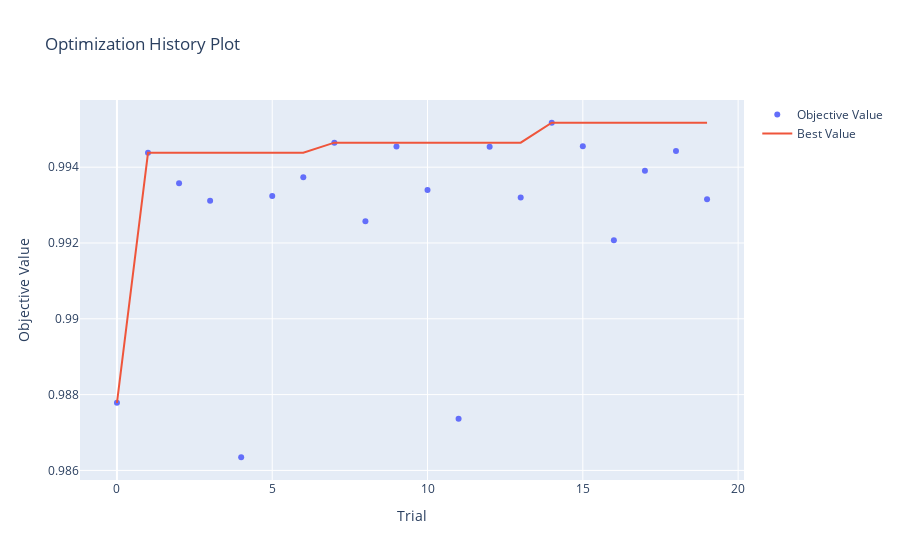
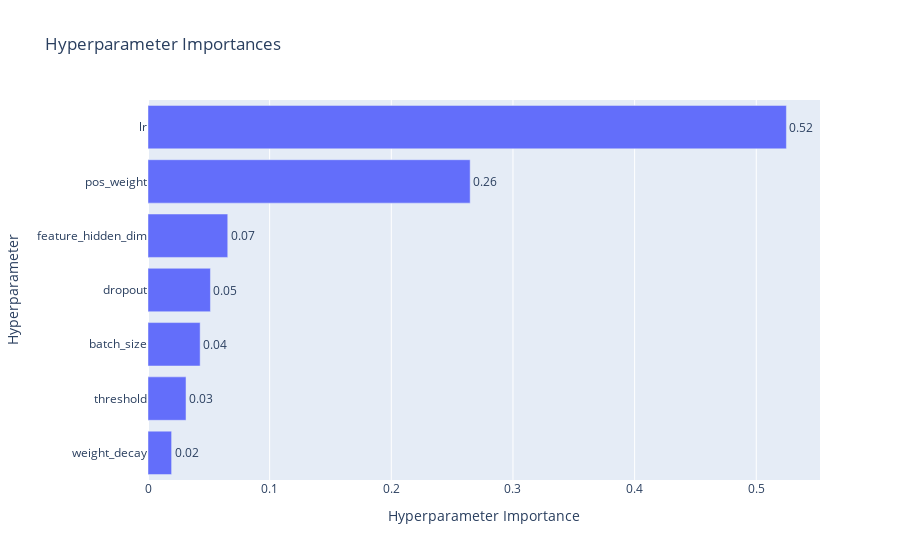

Notebook cell for these charts, in order:
### Code cell
fig = optuna.visualization.plot_optimization_history(mlp_study)
fig.show()

fig = optuna.visualization.plot_param_importances(mlp_study)
fig.show()

### Figure 1 — Plotly figure (JSON) as saved in the notebook; plotly's stock layout.template omitted (floating-point values rounded to 4 significant figures)
{"data": [{"mode": "markers", "name": "Objective Value", "type": "scatter", "x": [0, 1, 2, 3, 4, 5, 6, 7, 8, 9, 10, 11, 12, 13, 14, 15, 16, 17, 18, 19], "y": [0.9878, 0.9944, 0.9936, 0.9931, 0.9863, 0.9932, 0.9937, 0.9946, 0.9926, 0.9945, 0.9934, 0.9874, 0.9945, 0.9932, 0.9952, 0.9945, 0.9921, 0.9939, 0.9944, 0.9932]}, {"mode": "lines", "name": "Best Value", "type": "scatter", "x": [0, 1, 2, 3, 4, 5, 6, 7, 8, 9, 10, 11, 12, 13, 14, 15, 16, 17, 18, 19], "y": [0.9878, 0.9944, 0.9944, 0.9944, 0.9944, 0.9944, 0.9944, 0.9946, 0.9946, 0.9946, 0.9946, 0.9946, 0.9946, 0.9946, 0.9952, 0.9952, 0.9952, 0.9952, 0.9952, 0.9952]}, {"marker": {"color": "#cccccc"}, "mode": "markers", "name": "Infeasible Trial", "showlegend": false, "type": "scatter", "x": [], "y": []}], "layout": {"title": {"text": "Optimization History Plot"}, "xaxis": {"title": {"text": "Trial"}}, "yaxis": {"title": {"text": "Objective Value"}}}}

### Figure 2 — Plotly figure (JSON) as saved in the notebook; plotly's stock layout.template omitted (floating-point values rounded to 4 significant figures)
{"data": [{"cliponaxis": false, "hovertemplate": ["weight_decay (FloatDistribution): 0.01940391060904407<extra></extra>", "threshold (FloatDistribution): 0.03125172196233574<extra></extra>", "batch_size (CategoricalDistribution): 0.04286794803183049<extra></extra>", "dropout (FloatDistribution): 0.05132484318881214<extra></extra>", "feature_hidden_dim (CategoricalDistribution): 0.06555366403094297<extra></extra>", "pos_weight (FloatDistribution): 0.264828799662456<extra></extra>", "lr (FloatDistribution): 0.5247691125145787<extra></extra>"], "name": "Objective Value", "orientation": "h", "text": ["0.02", "0.03", "0.04", "0.05", "0.07", "0.26", "0.52"], "textposition": "outside", "type": "bar", "x": [0.0194, 0.03125, 0.04287, 0.05132, 0.06555, 0.2648, 0.5248], "y": ["weight_decay", "threshold", "batch_size", "dropout", "feature_hidden_dim", "pos_weight", "lr"]}], "layout": {"title": {"text": "Hyperparameter Importances"}, "xaxis": {"title": {"text": "Hyperparameter Importance"}}, "yaxis": {"title": {"text": "Hyperparameter"}}}}
